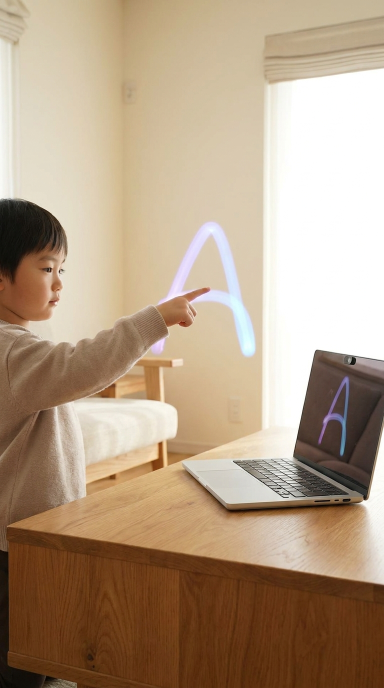
#> input picture marketing/ai/v2_hero_9x16_A.png, 768 x 1376 px (shown at 1/2 size)
$ python overlay_statics.py
#> lines starting #> are read from the running program, lines starting #| are printed output that depends on the picture
#!/usr/bin/env python3
"""Overlay brand copy + logo onto the on-brand AI stills to make finished static ads.
Visual Triangle photography stays the hero; text sits in the safe area with a soft scrim."""
import os
from PIL import Image, ImageDraw, ImageFont, ImageFilter

HERE = os.path.dirname(__file__)
F = "/sessions/charming-serene-lamport/.fonts/"
OUTFIT = lambda s: ImageFont.truetype(F + "Outfit-X.ttf", s)      # display bold
NUN    = lambda s: ImageFont.truetype(F + "Nunito-B.ttf", s)      # body bold
NUNS   = lambda s: ImageFont.truetype(F + "Nunito-S.ttf", s)      # body regular

INK = (31, 27, 46); CREAM = (255, 253, 247); WHITE = (255, 255, 255)
LAV = (138, 102, 240); MINT = (63, 184, 127); SUN = (240, 172, 31)
LOGO = "/sessions/charming-serene-lamport/mnt/drawintheair-main/public/logo.png"

def fit(d, txt, font_fn, maxw, start):
    s = start
    while s > 20:
        f = font_fn(s)
        if d.textlength(txt, font=f) <= maxw: return f
        s -= 2
    return font_fn(20)

def wrap(d, txt, f, maxw):
    words = txt.split(); lines=[]; cur=""
    for w in words:
        t=(cur+" "+w).strip()
        if d.textlength(t, font=f) <= maxw: cur=t
        else: lines.append(cur); cur=w
    if cur: lines.append(cur)
    return lines

def scrim(img, top_frac, strength=210):
    """Soft dark gradient at the bottom for legibility."""
    W,H = img.size
    grad = Image.new("L",(1,H),0)
    for y in range(H):
        fy = (y/H - top_frac)/(1-top_frac)
        grad.putpixel((0,y), 0 if fy<0 else int(strength*min(1,fy)**1.3))
    grad = grad.resize((W,H))
    black = Image.new("RGB",(W,H),INK)
    img.paste(black, (0,0), grad)
    return img

def pill(d, xy, text, font, fill, fg=WHITE, pad=(26,12)):
    w = d.textlength(text, font=font); h = font.size
    x,y = xy
    d.rounded_rectangle([x,y,x+w+pad[0]*2,y+h+pad[1]*2], radius=(h+pad[1]*2)//2, fill=fill)
    d.text((x+pad[0], y+pad[1]-2), text, font=font, fill=fg)
    return h+pad[1]*2

def add_logo(img, cx, y, h=46):
    try:
        lg = Image.open(LOGO).convert("RGBA")
        r = h/lg.height; lg = lg.resize((int(lg.width*r), h))
        # white version for dark scrim
        img.paste(lg, (int(cx-lg.width/2), y), lg)
    except Exception as e:
        print("logo skip", e)

def build(src, out, headline, sub=None, offer=None, eyebrow=None, accent=LAV):
    img = Image.open(src).convert("RGB")
    W,H = img.size
    img = scrim(img, 0.46, 225)
    d = ImageDraw.Draw(img)
    M = int(W*0.07); maxw = W-2*M
    # headline near lower third
    hf = fit(d, max(headline.split("\n"), key=len), OUTFIT, maxw, int(W*0.115))
    lines = []
    for para in headline.split("\n"): lines += wrap(d, para, hf, maxw)
    lh = int(hf.size*1.12)
    block_h = lh*len(lines) + (70 if sub else 0) + (64 if offer else 0)
    y = H - int(H*0.085) - block_h
    if eyebrow:
        ef = NUN(int(W*0.04))
        pill(d, (M, y-int(W*0.12)), eyebrow, ef, accent)
    for ln in lines:
        d.text((M, y), ln, font=hf, fill=WHITE); y += lh
    if sub:
        y += 12
        sf = NUNS(int(W*0.044))
        for ln in wrap(d, sub, sf, maxw):
            d.text((M, y), ln, font=sf, fill=(238,236,248)); y += int(sf.size*1.3)
    if offer:
        y += 16
        ofnt = NUN(int(W*0.04))
        pill(d, (M, y), offer, ofnt, WHITE, fg=INK)
    add_logo(img, W//2, H-int(H*0.05), h=int(H*0.028))
    img.save(out, quality=92)
    print("wrote", out, img.size)

# ---- finished ads ----
build("v2_hero_9x16_A.png", "AD_hero_air_9x16.png",
      "Screen time that\ngets them moving.",
      sub="Children 3–7 trace letters in the air through your webcam. No app. No headset.",
      offer="7 days free · no card today", eyebrow="Active screen time", accent=LAV)
#> in build, img is the input picture: PIL image 768x1376 RGB; mean R, G, B 179.5, 157.2, 133.1
#> in scrim, `grad = grad.resize((W,H))`:
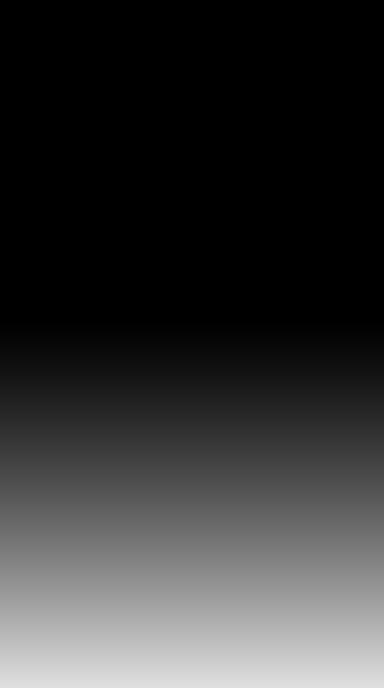
#> grad: PIL image 768x1376 L (shown at 1/2 size); min 0, max 224, mean 52.5
#> in scrim, `black = Image.new("RGB",(W,H),INK)`:
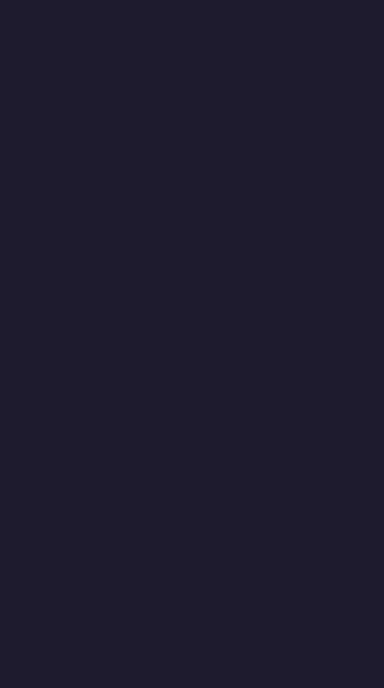
#> black: PIL image 768x1376 RGB (shown at 1/2 size); mean R, G, B 31, 27, 46
#> the loop in build, `for para in headline.split("\n"): lines += wrap(d, para, hf, maxw)` made 2 passes
#> lines on passes 1 to 2: ['Screen time that'], ['Screen time that', 'gets them moving.']
#> in build, `block_h = lh*len(lines) + (70 if sub else 0) + (64 if offer else 0)`: block_h = 290
#> in build, `y = H - int(H*0.085) - block_h`: y = 970
#> the loop in build, `for ln in lines:` made 2 passes
#> (ln, y) on passes 1 to 2: ('Screen time that', 1048), ('gets them moving.', 1126)
#> after the loop in build, `for ln in lines:`: y = 1126
#> in build, `y += 12`: y = 1138
#> the loop in build, `for ln in wrap(d, sub, sf, maxw):` made 3 passes
#> (ln, y) on passes 1 to 3: ('Children 3–7 trace letters in the air', 1180), ('through your webcam. No app. No', 1222), ('headset.', 1264)
#> after the loop in build, `for ln in wrap(d, sub, sf, maxw):`: y = 1264
#> in build, `y += 16`: y = 1280
#| wrote AD_hero_air_9x16.png (768, 1376)

build("v2_hero_9x16_B.png", "AD_hero_room_9x16.png",
      "They learn it\nby moving.",
      sub="Every letter is drawn with their whole arm. The camera never leaves your device.",
      offer="Try Free Paint free · no sign-up", eyebrow="Made by a parent", accent=MINT)
#> call 2 of build, with src = 'v2_hero_9x16_B.png', out = 'AD_hero_room_9x16.png', offer = 'Try Free Paint free · no sign-up', eyebrow = 'Made by a parent', accent = (63, 184, 127)
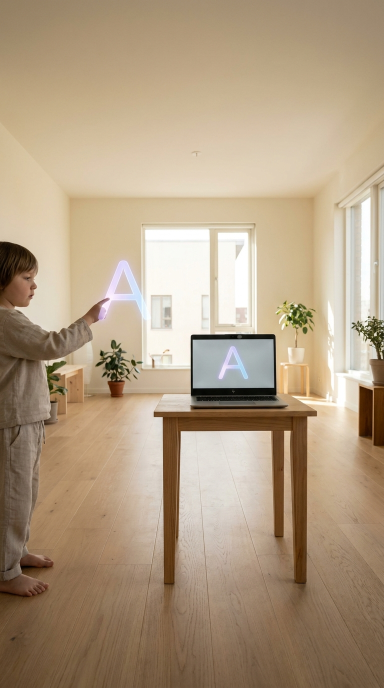
#> input picture marketing/ai/v2_hero_9x16_B.png, 768 x 1376 px (shown at 1/2 size)
#> in build, img is the input picture: PIL image 768x1376 RGB; mean R, G, B 176.7, 156.4, 130.7
#> call 2 of scrim, with top_frac = 0.46, strength = 225
#> in scrim (call 2), `img.paste(black, (0,0), grad)`:
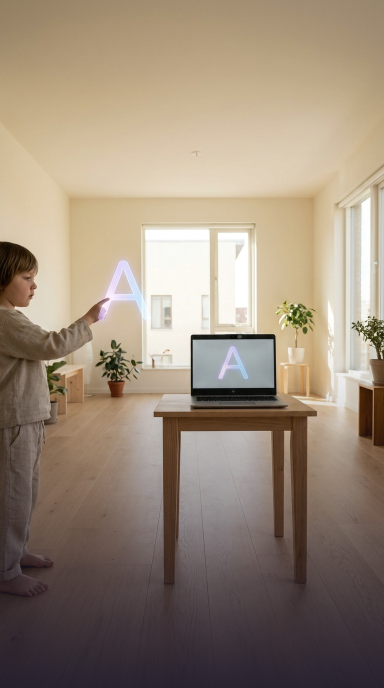
#> img: PIL image 768x1376 RGB (shown at 1/2 size); mean R, G, B 153.5, 137.6, 120.9
#> the loop in build (call 2), `for para in headline.split("\n"): lines += wrap(d, para, hf, maxw)` made 2 passes
#> in build (call 2), `block_h = lh*len(lines) + (70 if sub else 0) + (64 if offer else 0)`: block_h = 330
#> in build (call 2), `y = H - int(H*0.085) - block_h`: y = 930
#> the loop in build (call 2), `for ln in lines:` made 2 passes
#> (ln, y) on passes 1 to 2: ('They learn it', 1028), ('by moving.', 1126)
#> after the loop in build (call 2), `for ln in lines:`: y = 1126
#> in build (call 2), `y += 12`: y = 1138
#> the loop in build (call 2), `for ln in wrap(d, sub, sf, maxw):` made 3 passes
#> (ln, y) on passes 1 to 3: ('Every letter is drawn with their whole', 1180), ('arm. The camera never leaves your', 1222), ('device.', 1264)
#> after the loop in build (call 2), `for ln in wrap(d, sub, sf, maxw):`: y = 1264
#> in build (call 2), `y += 16`: y = 1280
#| wrote AD_hero_room_9x16.png (768, 1376)

build("v2_parent_9x16.png", "AD_parent_9x16.png",
      "Screen time you\nfeel good about.",
      sub="You stay close. They stand up and move. The learning happens through play.",
      offer="7 days free · up to 2 children", eyebrow="For parents", accent=SUN)
#> call 3 of build, with src = 'v2_parent_9x16.png', out = 'AD_parent_9x16.png', offer = '7 days free · up to 2 children', eyebrow = 'For parents', accent = (240, 172, 31)
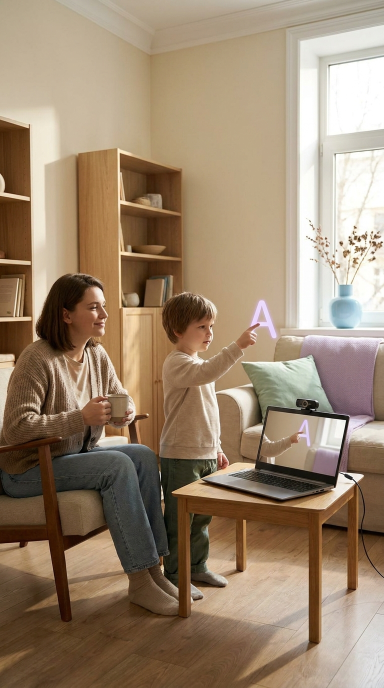
#> input picture marketing/ai/v2_parent_9x16.png, 768 x 1376 px (shown at 1/2 size)
#> in build, img is the input picture: PIL image 768x1376 RGB; mean R, G, B 154.6, 133.8, 110.8
#> call 3 of scrim, with top_frac = 0.46, strength = 225
#> in scrim (call 3), `img.paste(black, (0,0), grad)`:
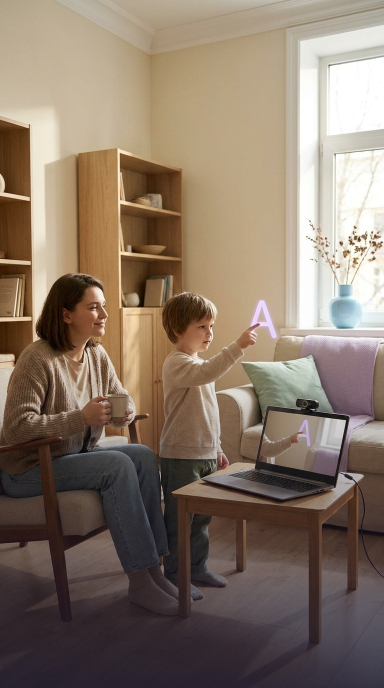
#> img: PIL image 768x1376 RGB (shown at 1/2 size); mean R, G, B 135.2, 118.4, 103.9
#> the loop in build (call 3), `for para in headline.split("\n"): lines += wrap(d, para, hf, maxw)` made 2 passes
#> in build (call 3), `block_h = lh*len(lines) + (70 if sub else 0) + (64 if offer else 0)`: block_h = 312
#> in build (call 3), `y = H - int(H*0.085) - block_h`: y = 948
#> the loop in build (call 3), `for ln in lines:` made 2 passes
#> (ln, y) on passes 1 to 2: ('Screen time you', 1037), ('feel good about.', 1126)
#> after the loop in build (call 3), `for ln in lines:`: y = 1126
#> in build (call 3), `y += 12`: y = 1138
#> the loop in build (call 3), `for ln in wrap(d, sub, sf, maxw):` made 3 passes
#> after the loop in build (call 3), `for ln in wrap(d, sub, sf, maxw):`: y = 1264
#> in build (call 3), `y += 16`: y = 1280
#| wrote AD_parent_9x16.png (768, 1376)

# square crops (centre) for feed
for s,o in [("AD_hero_air_9x16.png","AD_hero_air_1x1.png"),
            ("AD_parent_9x16.png","AD_parent_1x1.png")]:
    im = Image.open(s); W,H = im.size; side=W
#> after `W, H = im.size`: W = 768; H = 1376
#> after `side = W`: side = 768
    im.crop((0,(H-side)//2,W,(H-side)//2+side)).save(o, quality=92); print("wrote", o)
#> after `im.crop((0, (H - side) // 2, W, (H - side) // 2 + side)).save(o, quali`:
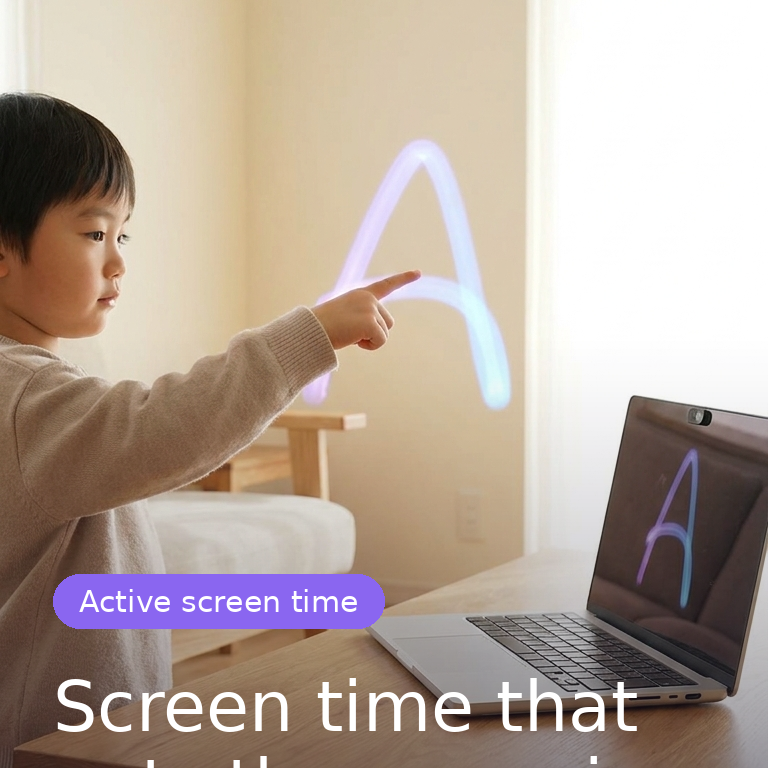
#> saved as AD_hero_air_1x1.png: PIL image 768x768 RGB; mean R, G, B 180.4, 164.9, 154.1
#| wrote AD_hero_air_1x1.png
